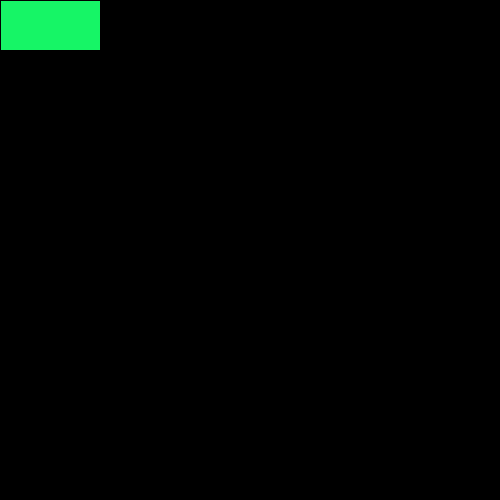
Frame 1 (no input)
Frame 60 (the mouse pressed at the canvas centre just before this capture): identical to frame 1, image omitted
Frame 120 (the mouse held since frame 60 and released just before this capture): identical to frame 1, image omitted

The Processing sketch that drew this single still picture (run headless with seeded random() and noise(); from frame 60 on, the mouse is pressed at the canvas centre):

// Processing sketch: w4_L3_Bulls_Eye_game
// ── w4_L3_Bulls_Eye_game.pde
int scoreR;
int scoreM;
int defaultScore = 0;

int xPosScore = 10;
int yPosScore = 5;
float textGroote = 0.5;

int schaal = 500;

int aantalRingen = 5;
int stapGrooteCircle = 25;
float diameeter = 0;
float straal = 0;

float bullesEyePos;
float snelhijdBulesEye = 0.5;
float center;

float afstandTussenMuis = 0;

boolean niewSpel = false;

final int ZWART = #000000;
final int WIT   = #ffffff;
final int ROOD  = #ff0000;

void setup() {
  resetScore();
  size(500, 500);
  bullesEyePos = width / 2;
  center = height / 2;
  diameeter = stapGrooteCircle * aantalRingen;
  straal = diameeter / 2 * height / schaal;
  surface.setTitle(" -Prijs schietten-");
  surface.setResizable(true);
  frameRate(144);
}

void draw() {
  gameStatus();
}

void mousePressed() {
  telScore();
  startNiewSpel();
}



void gameStatus() {
  if (niewSpel) {
    berekenMiddenCircle();
    background(ZWART);
    tekenBullsEye(beweegBullsEye(snelhijdBulesEye), center, aantalRingen, stapGrooteCircle);
    tekenScorebord(xPosScore, yPosScore, WIT, textGroote);
  }else{
    background(ZWART);
    tekenKnop(knopPosX, knopPosY, knopGrooteX, knopGrooteY);
    
  }
}

void berekenMiddenCircle() {
  float bewegendePosX = beweegBullsEye(snelhijdBulesEye);
  afstandTussenMuis = dist(bewegendePosX, center, mouseX, mouseY);
}

float beweegBullsEye(float speed) {
  straal = diameeter / 2 * height / schaal;
  bullesEyePos = bullesEyePos - speed;
  if (bullesEyePos <  0 - straal) {
    bullesEyePos = (width + straal);
    center = height / 2;
  }
  return bullesEyePos;
}
 //<>//
void tekenBullsEye(float x, float y, float aantal, float stapGroote) {
  stapGroote = stapGroote * height / schaal;
  float grooteBullsEye = stapGroote * aantal;
  for (int i = 0; i < aantal; i++) {
    if (i % 2 == 0) {
      tekenCircle(x, y, grooteBullsEye, ROOD);
      grooteBullsEye = grooteBullsEye - stapGroote;
    } else if (i % 2 == 1) {
      tekenCircle(x, y, grooteBullsEye, WIT);
      grooteBullsEye = grooteBullsEye - stapGroote;
    }
  }
}

void tekenCircle(float x, float y, float radius, int kleur) {
  noStroke();
  fill(kleur);
  circle(x, y, radius);
}

void tekenScorebord(int x, int y, int kleur, float grooteText) {
  fill(kleur);
  stroke(5);
  textSize(grooteText * (height / 10));
  textAlign(LEFT, TOP);
  text("Aantal raak: " + scoreR + " aantal mis: " + scoreM, x, y);
}

void telScore() {
  if (niewSpel == true) {
    if (afstandTussenMuis < straal) {
      scoreR++;
      //println("RAAK! :) " + scoreR);
    } else if (afstandTussenMuis >= straal) {
      scoreM++;
      //println("Mis :( " + scoreM);
    }
  }
}

void resetScore() {
  scoreR = defaultScore;
  scoreM = defaultScore;
}

void startNiewSpel() {
  if (niewSpel == false && muisOverKnop(knopPosX, knopPosY, knopGrooteX, knopGrooteY) == true) {
    niewSpel = true;
    resetScore();
  }
}

int knopGrooteX = 100;
int knopGrooteY = 50;
int knopPosX = 0;
int knopPosY = 0;

int knopKleur = #16F566; 

String startStopText = "error" ;

void tekenKnop(int x, int y, int breete, int hoogte){
  fill(knopKleur);
  rect(x, y, breete, hoogte);
}

boolean muisOverKnop(int x, int y, int breete, int hoogte) {
  if ((mouseX >= x && mouseX <= x + breete) && (mouseY >= y && mouseY <= y + hoogte)) {
    knopKleur = #11D155;
    return true;
  } else {
    knopKleur = #16F566;
    return false;
  }
}
